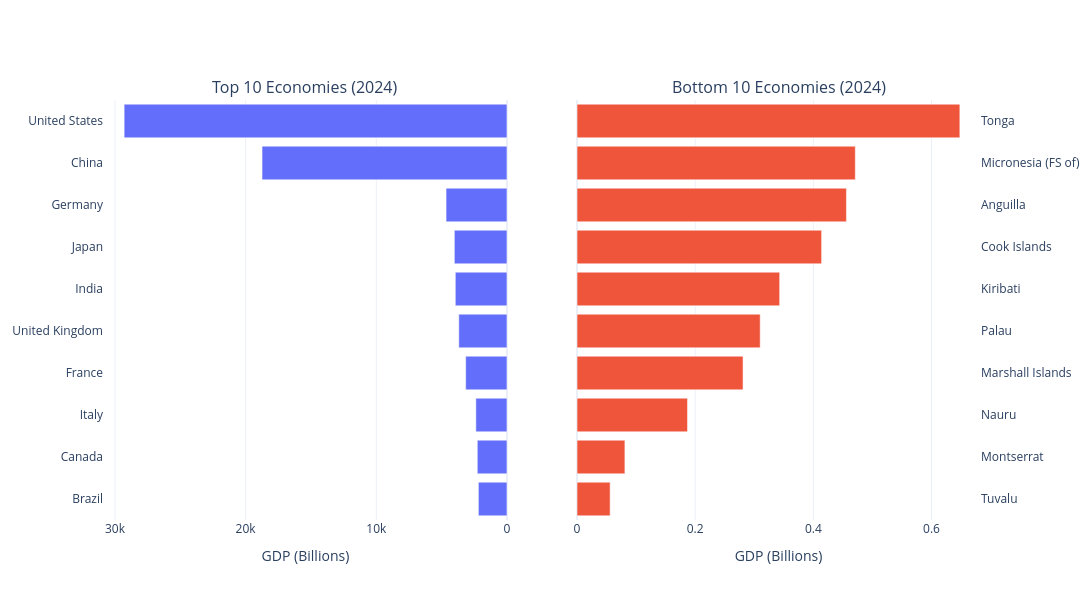

Here is the notebook cell this chart was saved with:
### Code cell
import plotly.graph_objects as go
from plotly.subplots import make_subplots

# Reverse top_10 (same as matplotlib)
top_10 = top_10.iloc[::-1]

# Create subplots
fig = make_subplots(
    rows=1, cols=2,
    subplot_titles=("Top 10 Economies (2024)", "Bottom 10 Economies (2024)"),
    horizontal_spacing=0.08
)

# ---------------- LEFT: Top 10 (Right → Left bars)
fig.add_trace(
    go.Bar(
        x=top_10[latest_year],
        y=top_10["Country"],
        orientation='h'
    ),
    row=1, col=1
)

# Invert x-axis (right → left effect)
fig.update_xaxes(autorange="reversed", title_text="GDP (Billions)", row=1, col=1)

# ---------------- RIGHT: Bottom 10 (Normal)
fig.add_trace(
    go.Bar(
        x=bottom_10[latest_year],
        y=bottom_10["Country"],
        orientation='h'
    ),
    row=1, col=2
)

fig.update_xaxes(title_text="GDP (Billions)", row=1, col=2)

# Move y-axis to right side for second subplot
fig.update_yaxes(side="right", row=1, col=2)

# Layout
fig.update_layout(
    width=1400,
    height=600,
    template="plotly_white",
    showlegend=False
)

fig.show()

### Figure 1 — Plotly figure (JSON) as saved in the notebook; plotly's stock layout.template omitted (floating-point values rounded to 4 significant figures)
{"data": [{"orientation": "h", "type": "bar", "x": [2186.0, 2270.0, 2381.0, 3160.0, 3686.0, 3952.0, 4026.0, 4660.0, 18740.0, 29300.0], "xaxis": "x", "y": ["Brazil", "Canada", "Italy", "France", "United Kingdom", "India", "Japan", "Germany", "China", "United States"], "yaxis": "y"}, {"orientation": "h", "type": "bar", "x": [0.056, 0.081, 0.187, 0.281, 0.31, 0.343, 0.414, 0.456, 0.471, 0.648], "xaxis": "x2", "y": ["Tuvalu", "Montserrat", "Nauru", "Marshall Islands", "Palau", "Kiribati", "Cook Islands", "Anguilla", "Micronesia (FS of)", "Tonga"], "yaxis": "y2"}], "layout": {"annotations": [{"font": {"size": 16}, "showarrow": false, "text": "Top 10 Economies (2024)", "x": 0.23, "xanchor": "center", "xref": "paper", "y": 1, "yanchor": "bottom", "yref": "paper"}, {"font": {"size": 16}, "showarrow": false, "text": "Bottom 10 Economies (2024)", "x": 0.77, "xanchor": "center", "xref": "paper", "y": 1, "yanchor": "bottom", "yref": "paper"}], "height": 600, "showlegend": false, "width": 1400, "xaxis": {"anchor": "y", "autorange": "reversed", "domain": [0, 0.46], "title": {"text": "GDP (Billions)"}}, "xaxis2": {"anchor": "y2", "domain": [0.54, 1], "title": {"text": "GDP (Billions)"}}, "yaxis": {"anchor": "x", "domain": [0, 1]}, "yaxis2": {"anchor": "x2", "domain": [0, 1], "side": "right"}}}
